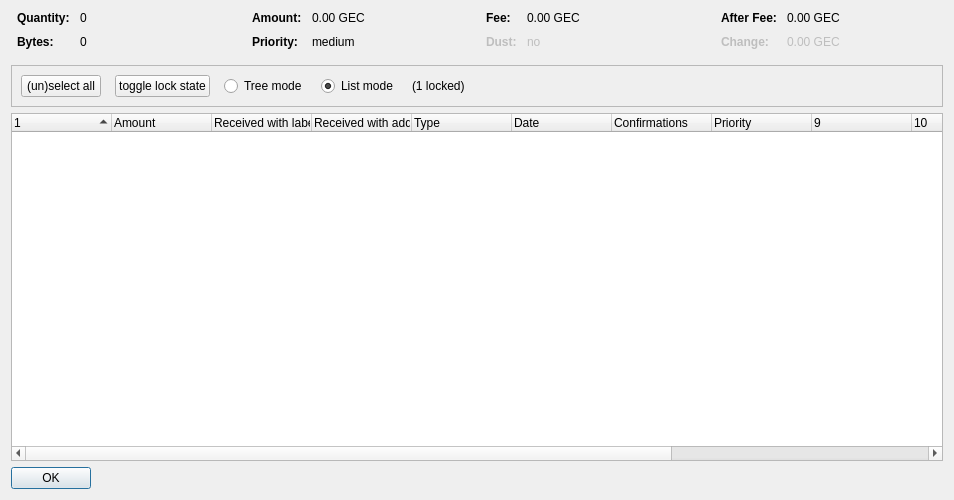
<?xml version="1.0" encoding="UTF-8"?>
<ui version="4.0">
 <class>CoinControlDialog</class>
 <widget class="QDialog" name="CoinControlDialog">
  <property name="geometry">
   <rect>
    <x>0</x>
    <y>0</y>
    <width>954</width>
    <height>500</height>
   </rect>
  </property>
  <property name="windowTitle">
   <string>Coin Selection</string>
  </property>
  <layout class="QVBoxLayout" name="verticalLayout">
   <item>
    <layout class="QHBoxLayout" name="horizontalLayoutTop" stretch="0,0,0,0">
     <property name="topMargin">
      <number>0</number>
     </property>
     <property name="bottomMargin">
      <number>10</number>
     </property>
     <item>
      <layout class="QFormLayout" name="formLayoutCoinControl1">
       <property name="horizontalSpacing">
        <number>10</number>
       </property>
       <property name="verticalSpacing">
        <number>10</number>
       </property>
       <property name="leftMargin">
        <number>6</number>
       </property>
       <property name="rightMargin">
        <number>6</number>
       </property>
       <item row="0" column="0">
        <widget class="QLabel" name="labelCoinControlQuantityText">
         <property name="font">
          <font>
           <weight>75</weight>
           <bold>true</bold>
          </font>
         </property>
         <property name="text">
          <string>Quantity:</string>
         </property>
        </widget>
       </item>
       <item row="0" column="1">
        <widget class="QLabel" name="labelCoinControlQuantity">
         <property name="cursor">
          <cursorShape>IBeamCursor</cursorShape>
         </property>
         <property name="contextMenuPolicy">
          <enum>Qt::ActionsContextMenu</enum>
         </property>
         <property name="text">
          <string notr="true">0</string>
         </property>
         <property name="textInteractionFlags">
          <set>Qt::LinksAccessibleByMouse|Qt::TextSelectableByKeyboard|Qt::TextSelectableByMouse</set>
         </property>
        </widget>
       </item>
       <item row="1" column="0">
        <widget class="QLabel" name="labelCoinControlBytesText">
         <property name="font">
          <font>
           <weight>75</weight>
           <bold>true</bold>
          </font>
         </property>
         <property name="text">
          <string>Bytes:</string>
         </property>
        </widget>
       </item>
       <item row="1" column="1">
        <widget class="QLabel" name="labelCoinControlBytes">
         <property name="cursor">
          <cursorShape>IBeamCursor</cursorShape>
         </property>
         <property name="contextMenuPolicy">
          <enum>Qt::ActionsContextMenu</enum>
         </property>
         <property name="text">
          <string notr="true">0</string>
         </property>
         <property name="textInteractionFlags">
          <set>Qt::LinksAccessibleByMouse|Qt::TextSelectableByKeyboard|Qt::TextSelectableByMouse</set>
         </property>
        </widget>
       </item>
      </layout>
     </item>
     <item>
      <layout class="QFormLayout" name="formLayoutCoinControl2">
       <property name="horizontalSpacing">
        <number>10</number>
       </property>
       <property name="verticalSpacing">
        <number>10</number>
       </property>
       <property name="leftMargin">
        <number>6</number>
       </property>
       <property name="rightMargin">
        <number>6</number>
       </property>
       <item row="0" column="0">
        <widget class="QLabel" name="labelCoinControlAmountText">
         <property name="font">
          <font>
           <weight>75</weight>
           <bold>true</bold>
          </font>
         </property>
         <property name="text">
          <string>Amount:</string>
         </property>
        </widget>
       </item>
       <item row="0" column="1">
        <widget class="QLabel" name="labelCoinControlAmount">
         <property name="cursor">
          <cursorShape>IBeamCursor</cursorShape>
         </property>
         <property name="contextMenuPolicy">
          <enum>Qt::ActionsContextMenu</enum>
         </property>
         <property name="text">
          <string notr="true">0.00 GEC</string>
         </property>
         <property name="textInteractionFlags">
          <set>Qt::LinksAccessibleByMouse|Qt::TextSelectableByKeyboard|Qt::TextSelectableByMouse</set>
         </property>
        </widget>
       </item>
       <item row="1" column="0">
        <widget class="QLabel" name="labelCoinControlPriorityText">
         <property name="font">
          <font>
           <weight>75</weight>
           <bold>true</bold>
          </font>
         </property>
         <property name="text">
          <string>Priority:</string>
         </property>
        </widget>
       </item>
       <item row="1" column="1">
        <widget class="QLabel" name="labelCoinControlPriority">
         <property name="cursor">
          <cursorShape>IBeamCursor</cursorShape>
         </property>
         <property name="contextMenuPolicy">
          <enum>Qt::ActionsContextMenu</enum>
         </property>
         <property name="text">
          <string>medium</string>
         </property>
         <property name="textInteractionFlags">
          <set>Qt::LinksAccessibleByMouse|Qt::TextSelectableByKeyboard|Qt::TextSelectableByMouse</set>
         </property>
        </widget>
       </item>
      </layout>
     </item>
     <item>
      <layout class="QFormLayout" name="formLayoutCoinControl3">
       <property name="horizontalSpacing">
        <number>10</number>
       </property>
       <property name="verticalSpacing">
        <number>10</number>
       </property>
       <property name="leftMargin">
        <number>6</number>
       </property>
       <property name="rightMargin">
        <number>6</number>
       </property>
       <item row="0" column="0">
        <widget class="QLabel" name="labelCoinControlFeeText">
         <property name="font">
          <font>
           <weight>75</weight>
           <bold>true</bold>
          </font>
         </property>
         <property name="text">
          <string>Fee:</string>
         </property>
        </widget>
       </item>
       <item row="0" column="1">
        <widget class="QLabel" name="labelCoinControlFee">
         <property name="cursor">
          <cursorShape>IBeamCursor</cursorShape>
         </property>
         <property name="contextMenuPolicy">
          <enum>Qt::ActionsContextMenu</enum>
         </property>
         <property name="text">
          <string notr="true">0.00 GEC</string>
         </property>
         <property name="textInteractionFlags">
          <set>Qt::LinksAccessibleByMouse|Qt::TextSelectableByKeyboard|Qt::TextSelectableByMouse</set>
         </property>
        </widget>
       </item>
       <item row="1" column="0">
        <widget class="QLabel" name="labelCoinControlLowOutputText">
         <property name="enabled">
          <bool>false</bool>
         </property>
         <property name="font">
          <font>
           <weight>75</weight>
           <bold>true</bold>
          </font>
         </property>
         <property name="text">
          <string>Dust:</string>
         </property>
        </widget>
       </item>
       <item row="1" column="1">
        <widget class="QLabel" name="labelCoinControlLowOutput">
         <property name="enabled">
          <bool>false</bool>
         </property>
         <property name="cursor">
          <cursorShape>IBeamCursor</cursorShape>
         </property>
         <property name="contextMenuPolicy">
          <enum>Qt::ActionsContextMenu</enum>
         </property>
         <property name="text">
          <string>no</string>
         </property>
         <property name="textInteractionFlags">
          <set>Qt::LinksAccessibleByMouse|Qt::TextSelectableByKeyboard|Qt::TextSelectableByMouse</set>
         </property>
        </widget>
       </item>
      </layout>
     </item>
     <item>
      <layout class="QFormLayout" name="formLayoutCoinControl4">
       <property name="horizontalSpacing">
        <number>10</number>
       </property>
       <property name="verticalSpacing">
        <number>10</number>
       </property>
       <property name="leftMargin">
        <number>6</number>
       </property>
       <property name="rightMargin">
        <number>6</number>
       </property>
       <item row="0" column="0">
        <widget class="QLabel" name="labelCoinControlAfterFeeText">
         <property name="font">
          <font>
           <weight>75</weight>
           <bold>true</bold>
          </font>
         </property>
         <property name="text">
          <string>After Fee:</string>
         </property>
        </widget>
       </item>
       <item row="0" column="1">
        <widget class="QLabel" name="labelCoinControlAfterFee">
         <property name="cursor">
          <cursorShape>IBeamCursor</cursorShape>
         </property>
         <property name="contextMenuPolicy">
          <enum>Qt::ActionsContextMenu</enum>
         </property>
         <property name="text">
          <string notr="true">0.00 GEC</string>
         </property>
         <property name="textInteractionFlags">
          <set>Qt::LinksAccessibleByMouse|Qt::TextSelectableByKeyboard|Qt::TextSelectableByMouse</set>
         </property>
        </widget>
       </item>
       <item row="1" column="0">
        <widget class="QLabel" name="labelCoinControlChangeText">
         <property name="enabled">
          <bool>false</bool>
         </property>
         <property name="font">
          <font>
           <weight>75</weight>
           <bold>true</bold>
          </font>
         </property>
         <property name="text">
          <string>Change:</string>
         </property>
        </widget>
       </item>
       <item row="1" column="1">
        <widget class="QLabel" name="labelCoinControlChange">
         <property name="enabled">
          <bool>false</bool>
         </property>
         <property name="cursor">
          <cursorShape>IBeamCursor</cursorShape>
         </property>
         <property name="contextMenuPolicy">
          <enum>Qt::ActionsContextMenu</enum>
         </property>
         <property name="text">
          <string notr="true">0.00 GEC</string>
         </property>
         <property name="textInteractionFlags">
          <set>Qt::LinksAccessibleByMouse|Qt::TextSelectableByKeyboard|Qt::TextSelectableByMouse</set>
         </property>
        </widget>
       </item>
      </layout>
     </item>
    </layout>
   </item>
   <item>
    <widget class="QFrame" name="frame">
     <property name="minimumSize">
      <size>
       <width>0</width>
       <height>40</height>
      </size>
     </property>
     <property name="frameShape">
      <enum>QFrame::StyledPanel</enum>
     </property>
     <property name="frameShadow">
      <enum>QFrame::Sunken</enum>
     </property>
     <layout class="QHBoxLayout" name="horizontalLayout">
      <item>
       <layout class="QHBoxLayout" name="horizontalLayoutPanel" stretch="0,0,0,0,0,0">
        <property name="spacing">
         <number>14</number>
        </property>
        <item>
         <widget class="QPushButton" name="pushButtonSelectAll">
          <property name="sizePolicy">
           <sizepolicy hsizetype="Maximum" vsizetype="Fixed">
            <horstretch>0</horstretch>
            <verstretch>0</verstretch>
           </sizepolicy>
          </property>
          <property name="text">
           <string>(un)select all</string>
          </property>
          <property name="autoDefault">
           <bool>false</bool>
          </property>
         </widget>
        </item>
        <item>
         <widget class="QPushButton" name="pushButtonToggleLock">
          <property name="sizePolicy">
           <sizepolicy hsizetype="Maximum" vsizetype="Fixed">
            <horstretch>0</horstretch>
            <verstretch>0</verstretch>
           </sizepolicy>
          </property>
          <property name="text">
           <string>toggle lock state</string>
          </property>
          <property name="autoDefault">
           <bool>false</bool>
          </property>
         </widget>
        </item>
        <item>
         <widget class="QRadioButton" name="radioTreeMode">
          <property name="sizePolicy">
           <sizepolicy hsizetype="Maximum" vsizetype="Fixed">
            <horstretch>0</horstretch>
            <verstretch>0</verstretch>
           </sizepolicy>
          </property>
          <property name="text">
           <string>Tree mode</string>
          </property>
         </widget>
        </item>
        <item>
         <widget class="QRadioButton" name="radioListMode">
          <property name="sizePolicy">
           <sizepolicy hsizetype="Maximum" vsizetype="Fixed">
            <horstretch>0</horstretch>
            <verstretch>0</verstretch>
           </sizepolicy>
          </property>
          <property name="text">
           <string>List mode</string>
          </property>
          <property name="checked">
           <bool>true</bool>
          </property>
         </widget>
        </item>
        <item>
         <widget class="QLabel" name="labelLocked">
          <property name="text">
           <string>(1 locked)</string>
          </property>
         </widget>
        </item>
        <item>
         <spacer name="horizontalSpacer">
          <property name="orientation">
           <enum>Qt::Horizontal</enum>
          </property>
          <property name="sizeHint" stdset="0">
           <size>
            <width>40</width>
            <height>20</height>
           </size>
          </property>
         </spacer>
        </item>
       </layout>
      </item>
     </layout>
    </widget>
   </item>
   <item>
    <widget class="CoinControlTreeWidget" name="treeWidget">
     <property name="contextMenuPolicy">
      <enum>Qt::CustomContextMenu</enum>
     </property>
     <property name="sortingEnabled">
      <bool>false</bool>
     </property>
     <property name="columnCount">
      <number>13</number>
     </property>
     <attribute name="headerShowSortIndicator" stdset="0">
      <bool>true</bool>
     </attribute>
     <attribute name="headerStretchLastSection">
      <bool>false</bool>
     </attribute>
     <column>
      <property name="text">
       <string/>
      </property>
     </column>
     <column>
      <property name="text">
       <string>Amount</string>
      </property>
     </column>
     <column>
      <property name="text">
       <string>Received with label</string>
      </property>
     </column>
     <column>
      <property name="text">
       <string>Received with address</string>
      </property>
     </column>
     <column>
      <property name="text">
	<string>Type</string>
      </property>
     </column>
     <column>
      <property name="text">
       <string>Date</string>
      </property>
     </column>
     <column>
      <property name="text">
       <string>Confirmations</string>
      </property>
      <property name="toolTip">
       <string>Confirmed</string>
      </property>
     </column>
     <column>
      <property name="text">
       <string>Priority</string>
      </property>
     </column>
     <column>
      <property name="text">
       <string/>
      </property>
     </column>
     <column>
      <property name="text">
       <string/>
      </property>
     </column>
     <column>
      <property name="text">
       <string/>
      </property>
     </column>
     <column>
      <property name="text">
       <string/>
      </property>
     </column>
     <column>
      <property name="text">
       <string/>
      </property>
     </column>
    </widget>
   </item>
   <item>
    <widget class="QDialogButtonBox" name="buttonBox">
     <property name="sizePolicy">
      <sizepolicy hsizetype="Maximum" vsizetype="Fixed">
       <horstretch>0</horstretch>
       <verstretch>0</verstretch>
      </sizepolicy>
     </property>
     <property name="orientation">
      <enum>Qt::Horizontal</enum>
     </property>
     <property name="standardButtons">
      <set>QDialogButtonBox::Ok</set>
     </property>
    </widget>
   </item>
  </layout>
 </widget>
 <customwidgets>
  <customwidget>
   <class>CoinControlTreeWidget</class>
   <extends>QTreeWidget</extends>
   <header>coincontroltreewidget.h</header>
  </customwidget>
 </customwidgets>
 <resources/>
 <connections/>
</ui>
